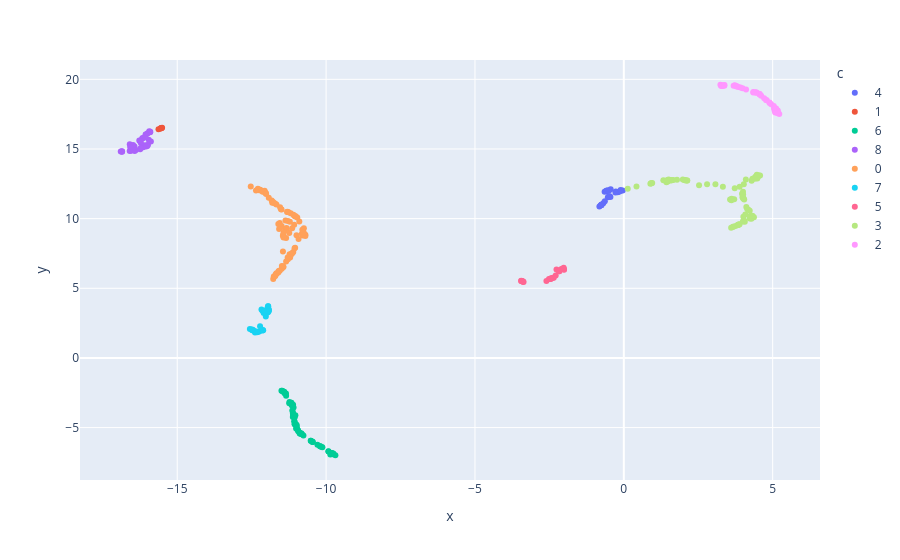

Here is the notebook cell this chart was saved with:
### Code cell
unq_rt_c = sorted(set(rt_df["pretty_formula"]))
comps = [rt_df.iloc[rt_df["pretty_formula"].to_list().index(f)]["composition"] for f in unq_rt_c]
strucs = [rt_df.iloc[rt_df["pretty_formula"].to_list().index(f)]["family"] for f in unq_rt_c]
target = [rt_df.iloc[rt_df["pretty_formula"].to_list().index(f)]["target"] for f in unq_rt_c]

# Manually assigned colour labels for publication clockwise from top left (should be commented out after single run)
# mapping_d = {0: "4", 
#              1: "1", 
#              2: "6", 
#              3: "8", 
#              4: "0",
#              5: "7", 
#              6: "5",
#              7: "3",
#              8: "2"} 

# pk.dump([int(mapping_d[x]) for x in lab], open(f"data/loco_cluster_labels.pk", "wb"))

# Do not map values if already reassigned for clockwise lanelling
lab = pk.load(open(f"data/loco_cluster_labels.pk", "rb"))


plotly_df = pd.DataFrame({"x": -X_ump[:, 0], 
                          "y": X_ump[:, 1], 
                          "comps": comps, 
                          "family": strucs, 
                          "target": target, 
                          "pretty_formula": unq_rt_c, 
                          "c": [str(x) for x in lab] }) 

px.scatter(plotly_df, 
           x="x", 
           y="y", 
           hover_data=["comps", "family", "target"], 
           color="c")

### Figure 1 — Plotly figure (JSON) as saved in the notebook; plotly's stock layout.template omitted (floating-point values rounded to 4 significant figures; data arrays with more than 128 entries replaced by an {"elided": "..."} marker saying what was removed)
{"data": [{"customdata": [["Li5.5La2.75K0.25Nb2O12 ", "Garnet", 1.06e-05], ["\"(Li2S)2(LaOI)5\"", "Glass", 6.92e-08], ["Li5La3Nb2O12", "Garnet", 8e-06], ["Li5La3Ta2O12", "Garnet", 2.91e-06], ["Li5.4La3Nb1.8Y0.75O12", "Garnet", 2.51e-05], ["Li5.5La3Nb1.75In0.25O12 ", "Garnet", 2.4e-05], ["Li6Sr0.5Ba0.5La2Ta2O12", "Garnet", 8.08e-06], ["Li6BaLa2Nb2O12 ", "Garnet", 6e-06], ["Li6BaLa2Ta2O12 ", "Garnet", 1.28e-05], ["Li6CaLa2Nb2O12", "Garnet", 1.6e-06], ["Li6CaLa2Ta2O12", "Garnet", 2.24e-06], ["Li6MgLa2Ta2O12", "Garnet", 1.92e-07], ["Li6La3ZrSbO12 ", "Garnet", 0.00026], ["Li6La3ZrTaO12 ", "Garnet", 0.00016], ["Li6La2SrNb2O12", "Garnet", 6.21e-07], ["Li6SrLa2Ta2O12", "Garnet", 1.38e-05], ["Li6La3Nb1.5Y0.5O12 ", "Garnet", 0.000188], ["Li6.25La3Zr2Ga0.25O12", "Garnet", 0.00035], ["Li6.2La3Zr1.2Sb0.8O12 ", "Garnet", 0.00045], ["Li6.2La3Zr1.2Ta0.8O12 ", "Garnet", 0.00032], ["Li6.55La3Zr2Ga0.9O12", "Garnet", 0.0013], ["Li6.4La3Zr1.4Sb0.6O12 ", "Garnet", 0.00066], ["Li6.5La3Zr1.75Te0.25O12", "Garnet", 0.000107], ["Li7La3Ta2O13", "Garnet", 2.65e-06], ["Li6.6La3Zr1.6Sb0.4O12", "Garnet", 0.00077], ["Li1.9Mg0.1TiO3.05", "Rocksalt", 1.957e-07]], "hovertemplate": "c=4<br>x=%{x}<br>y=%{y}<br>comps=%{customdata[0]}<br>family=%{customdata[1]}<br>target=%{customdata[2]}<extra></extra>", "legendgroup": "4", "marker": {"color": "#636efa", "symbol": "circle"}, "mode": "markers", "name": "4", "orientation": "v", "showlegend": true, "type": "scatter", "x": [-0.6899, -0.8199, -0.7721, -0.7629, -0.5359, -0.746, -0.5887, -0.6448, -0.441, -0.5926, -0.5413, -0.7561, -0.7528, -0.4722, -0.5722, -0.5015, -0.2695, -0.1835, -0.6378, -0.2094, -0.1234, -0.505, -0.03737, -0.2805, -0.1073, -0.45], "xaxis": "x", "y": [11.11, 10.88, 10.95, 10.97, 11.53, 11.0, 11.96, 11.93, 12.11, 12.0, 12.04, 10.98, 10.99, 11.61, 11.98, 12.0, 11.94, 11.92, 11.24, 11.89, 11.96, 11.6, 12.03, 11.87, 12.05, 11.55], "yaxis": "y"}, {"customdata": [["Li0.2Zr1.2Nb0.8(PO4)3", "NASICON", 2.38e-07], ["LiAlSb(PO4)3", "NASICON", 3.17e-08], ["LiFeSb(PO4)3", "NASICON", 1.37e-06], ["LiGe2(PO4)3", "NASICON", 1e-06], ["LiSn2(PO4)3", "NASICON", 2e-09], ["Li1.1Al0.1Ge1.9(PO4)3", "NASICON", 2.9e-06]], "hovertemplate": "c=1<br>x=%{x}<br>y=%{y}<br>comps=%{customdata[0]}<br>family=%{customdata[1]}<br>target=%{customdata[2]}<extra></extra>", "legendgroup": "1", "marker": {"color": "#EF553B", "symbol": "circle"}, "mode": "markers", "name": "1", "orientation": "v", "showlegend": true, "type": "scatter", "x": [-15.51, -15.52, -15.56, -15.55, -15.54, -15.63], "xaxis": "x", "y": [16.52, 16.51, 16.47, 16.48, 16.49, 16.41], "yaxis": "y"}, {"customdata": {"elided": "64x3 mixed values"}, "hovertemplate": "c=6<br>x=%{x}<br>y=%{y}<br>comps=%{customdata[0]}<br>family=%{customdata[1]}<br>target=%{customdata[2]}<extra></extra>", "legendgroup": "6", "marker": {"color": "#00cc96", "symbol": "circle"}, "mode": "markers", "name": "6", "orientation": "v", "showlegend": true, "type": "scatter", "x": [-11.24, -11.48, -11.16, -11.4, -9.821, -11.16, -11.11, -11.34, -11.16, -11.23, -11.47, -11.09, -11.03, -11.43, -11.5, -11.13, -11.08, -11.12, -11.11, -10.51, -11.35, -11.07, -11.4, -11.05, -11.11, -10.2, -9.925, -9.916, -9.782, -9.859, -9.688, -11.06, -9.755, -9.826, -9.779, -10.95, -10.81, -10.76, -11.05, -10.93, -10.99, -10.98, -10.96, -10.89, -10.89, -10.84, -11.01, -10.83, -10.99, -10.86, -10.46, -10.51, -10.44, -10.29, -10.21, -10.12, -9.806, -11.41, -10.47, -11.06, -11.12, -9.798, -11.11, -10.16], "xaxis": "x", "y": [-3.256, -2.354, -3.344, -2.442, -6.844, -3.402, -3.359, -2.718, -3.221, -3.169, -2.382, -3.556, -4.109, -2.43, -2.348, -3.766, -4.229, -4.235, -3.925, -5.951, -2.548, -4.546, -2.529, -4.599, -4.081, -6.341, -6.705, -6.726, -6.873, -6.934, -6.986, -4.742, -6.854, -6.837, -6.91, -5.19, -5.484, -5.573, -4.761, -5.27, -4.788, -4.972, -5.148, -5.351, -5.43, -5.403, -5.069, -5.444, -4.864, -5.434, -6.035, -5.946, -6.041, -6.227, -6.34, -6.417, -6.845, -2.426, -5.998, -4.269, -3.983, -6.843, -4.099, -6.379], "yaxis": "y"}, {"customdata": [["Li0.7Al0.3Ti1.7(PO4)3", "NASICON", 7.73e-05], ["LiCrSb(PO4)3", "NASICON", 3.57e-10], ["LiAlTa(PO4)3", "NASICON", 6.5e-07], ["Li1.2Al1.1Ta0.9(PO4)3", "NASICON", 6.5e-07], ["Li1.2Al0.2Ge1.0Ti0.8(PO4)3", "NASICON", 3e-05], ["Li1.2Al0.2Ge0.8Ti(PO4)3", "NASICON", 3e-05], ["Li0.68Ga0.68Si2.33O6", "Phenakite", 3.146e-11], ["Li1.3Al0.3Ge1.7(PO4)3", "NASICON", 3.9e-05], ["Li1.3Cr0.3Ge1.7(PO4)3", "NASICON", 3.69e-05], ["Li1.3Fe0.3Ge1.7(PO4)3", "NASICON", 3.67e-05], ["Li1.3In0.3Ge1.7(PO4)3", "NASICON", 9.22e-06], ["Li1.3Sc0.3Ge1.7(PO4)3", "NASICON", 2.98e-05], ["Li1.4Al0.4Ge1.6(PO4)3", "NASICON", 0.000177], ["Li1.4Al0.4Ge1.2Ti0.4(PO4)3", "NASICON", 0.000343], ["Li1.4Al0.4(Ge0.67Ti0.33)1.6(PO4)3", "NASICON", 0.000676], ["Li1.4Al0.4Ge1.0Ti0.6(PO4)3", "NASICON", 8e-05], ["Li1.4Al0.4Ge0.8Ti0.8(PO4)3", "NASICON", 6e-05], ["Li1.5Al0.5Ge1.5(PO4)3", "NASICON", 0.000218], ["Li1.5Ga0.5Ge1.5(PO4)3", "NASICON", 0.000117], ["Li1.5In0.5Ge1.5(PO4)3", "NASICON", 5.75e-06], ["Li1.5Sc0.5Ge1.5(PO4)3", "NASICON", 2.51e-05], ["Li2Ge7O15", "Other", 5e-16], ["Li1.6Al0.6Ge1.4(PO4)3", "NASICON", 0.00014], ["Li1.6Al0.6Ge1.0Ti0.4(PO4)3", "NASICON", 5e-05], ["Li1.6Al0.6Ge0.8Ti0.6(PO4)3", "NASICON", 0.00011], ["Li1.6Al0.6Ge0.8(PO4)3", "NASICON", 0.0007], ["Li1.7Al0.7Ge1.3(PO4)3", "NASICON", 0.00015], ["Li1.7Fe0.7Ge1.3(PO4)3", "NASICON", 2.37e-05], ["Li1.7Ga0.7Ge1.3(PO4)3", "NASICON", 2.43e-05], ["Li0.96Ga0.96Si2.04O6", "Phenakite", 2.351e-11], ["Li1.8Al0.8Ge1.0Ti0.2(PO4)3", "NASICON", 3e-05], ["Li1.8Al0.8Ge0.8Ti0.4(PO4)3", "NASICON", 7e-05], ["LiAlSi2O6", "Glass", 3.486e-09], ["\"(LiCl)0.5 (P2O5)0.5\"", "Glass", 6.83e-08], ["\"(Li2O)16.6 (SiO2)83.4\"", "Glass", 1.297e-09], ["\"(Li2S)0.3 ((P2S5)0.4 (Sb2S3)0.6)0.7\"", "Glass", 2.98e-08]], "hovertemplate": "c=8<br>x=%{x}<br>y=%{y}<br>comps=%{customdata[0]}<br>family=%{customdata[1]}<br>target=%{customdata[2]}<extra></extra>", "legendgroup": "8", "marker": {"color": "#ab63fa", "symbol": "circle"}, "mode": "markers", "name": "8", "orientation": "v", "showlegend": true, "type": "scatter", "x": [-15.96, -15.94, -15.89, -16.04, -15.98, -16.0, -16.27, -15.91, -16.02, -15.99, -15.9, -16.06, -16.06, -16.09, -16.17, -16.14, -16.25, -16.17, -16.17, -16.12, -16.22, -16.59, -16.23, -16.39, -16.43, -16.23, -16.43, -16.51, -16.48, -16.85, -16.55, -16.6, -16.9, -16.58, -16.86, -16.85], "xaxis": "x", "y": [15.67, 16.27, 15.54, 15.18, 15.31, 15.21, 15.61, 16.21, 16.1, 16.14, 16.23, 16.03, 16.04, 15.27, 15.25, 15.12, 14.98, 15.77, 15.77, 15.81, 15.07, 15.35, 15.46, 14.93, 14.86, 15.53, 15.17, 15.02, 15.28, 14.8, 14.88, 14.86, 14.82, 15.14, 14.82, 14.84], "yaxis": "y"}, {"customdata": {"elided": "93x3 mixed values"}, "hovertemplate": "c=0<br>x=%{x}<br>y=%{y}<br>comps=%{customdata[0]}<br>family=%{customdata[1]}<br>target=%{customdata[2]}<extra></extra>", "legendgroup": "0", "marker": {"color": "#FFA15A", "symbol": "circle"}, "mode": "markers", "name": "0", "orientation": "v", "showlegend": true, "type": "scatter", "x": [-12.25, -12.36, -12.06, -12.29, -12.22, -12.25, -12.26, -12.19, -12.03, -12.1, -12.03, -12.13, -12.01, -12.53, -11.71, -11.79, -11.83, -11.3, -11.67, -11.81, -11.93, -11.26, -11.76, -10.9, -11.06, -11.31, -11.5, -10.75, -10.79, -10.97, -11.03, -11.02, -11.19, -11.1, -11.52, -11.55, -10.73, -10.81, -11.18, -10.7, -11.07, -11.28, -11.04, -11.21, -11.22, -10.8, -10.7, -10.73, -11.36, -10.75, -11.14, -10.99, -10.93, -11.23, -11.1, -11.56, -11.32, -11.34, -11.43, -11.16, -11.13, -11.6, -11.35, -11.06, -11.24, -11.33, -11.44, -11.45, -11.49, -11.45, -11.21, -11.49, -11.54, -11.44, -11.29, -11.34, -11.43, -11.67, -11.78, -11.58, -11.49, -11.43, -11.28, -11.45, -11.76, -11.69, -11.6, -11.73, -11.6, -11.55, -11.71, -11.66, -11.58], "xaxis": "x", "y": [12.05, 12.03, 12.0, 12.14, 12.06, 12.08, 12.08, 12.02, 11.86, 11.95, 11.83, 11.93, 11.76, 12.3, 11.09, 11.21, 11.3, 10.49, 11.02, 11.14, 11.5, 10.47, 11.15, 9.8, 10.2, 10.48, 10.65, 9.305, 8.786, 10.08, 10.16, 10.17, 10.39, 10.28, 10.67, 10.82, 8.824, 8.913, 7.433, 8.85, 9.554, 9.83, 7.917, 7.4, 9.773, 9.209, 8.751, 8.838, 9.862, 9.013, 9.309, 8.815, 8.545, 7.438, 7.6, 9.696, 9.175, 6.921, 6.519, 7.478, 7.535, 9.619, 9.275, 7.866, 8.961, 9.328, 6.55, 6.591, 9.463, 8.777, 7.212, 6.411, 9.336, 8.85, 7.206, 8.608, 8.98, 6.077, 5.673, 9.253, 6.606, 8.649, 7.077, 7.643, 5.842, 6.006, 6.226, 5.872, 6.13, 6.283, 5.874, 6.035, 6.243], "yaxis": "y"}, {"customdata": [["(YPO4)0.9(Li3PO4)0.1", "Zircon", 4.641e-07], ["(YPO4)0.8(Li3PO4)0.2", "Zircon", 1.409e-05], ["Li0.83Mg0.83In0.17PO4", "Olivine", 1.41e-09], ["Li0.85Mg0.85In0.15PO4", "Olivine", 1.26e-09], ["Li0.9Mg0.9In0.1PO4", "Olivine", 5.01e-10], ["(YPO4)0.7(Li3PO4)0.3", "Zircon", 6.569e-09], ["Li0.95Mg0.95In0.05PO4", "Olivine", 1.12e-10], ["\"(AgI)0.5(LiPO3)0.5\"", "Glass", 4.1e-08], ["LiFePO4 ", "Olivine", 1.1e-09], ["LiGaSiO4", "Phenakite", 1.083e-11], ["LiMgPO4", "Olivine", 6.31e-12], ["Li2.9Sc1.9Zr0.1(PO4)3", "NASICON", 7.479e-05], ["Li3Fe2P3O12", "Glass-Ceramic", 1.112e-08], ["Li3Al0.4Sc1.6(PO4)3", "NASICON", 1.28e-05], ["Li3Sc2P3O12", "NASICON", 1e-10], ["LiAlH4", "Other", 2e-09], ["LiBH4", "Other", 9.89e-08], ["Li4B7O12Cl", "Other", 1e-07], ["\"(Li2S)0.4 ((P2S5)0.4 (Sb2S3)0.6)0.6\"", "Glass", 1.6e-07], ["\"(Li2S)0.3 ((Ga2S3)0.1 (GeS2)0.9)0.7\"", "Glass", 1.89e-06], ["\"(Li2O)50 (Al2O5)5 (P2O5)45\"", "Glass", 1.15e-08], ["\"(Li2O)50 (P2O5)50\"", "Glass", 1.32e-09], ["\"(Li2O)50 (Al2O3)2 (P2O5)48\"", "Glass", 3.16e-09], ["\"(Li2O)50 (Al2O3)3 (P2O5)47\"", "Glass", 5.75e-09], ["\"(Li2O)50 (Al2O3)4 (P2O5)46\"", "Glass", 9.12e-09], ["LiP0.9I0.1O2.7", "Glass", 0.000398], ["Li4BN3H10", "Other", 0.0002], ["\"(Li2S)0.5 ((P2S5)0.4 (Sb2S3)0.6)0.5\"", "Glass", 2.26e-07]], "hovertemplate": "c=7<br>x=%{x}<br>y=%{y}<br>comps=%{customdata[0]}<br>family=%{customdata[1]}<br>target=%{customdata[2]}<extra></extra>", "legendgroup": "7", "marker": {"color": "#19d3f3", "symbol": "circle"}, "mode": "markers", "name": "7", "orientation": "v", "showlegend": true, "type": "scatter", "x": [-11.99, -12.24, -11.95, -11.94, -11.98, -12.56, -11.92, -12.02, -11.95, -11.92, -11.99, -12.11, -11.95, -12.14, -12.13, -12.14, -12.17, -12.1, -12.06, -12.48, -12.31, -12.31, -12.39, -12.32, -12.4, -12.46, -12.22, -12.5], "xaxis": "x", "y": [3.261, 1.897, 3.713, 3.705, 3.506, 2.074, 3.463, 2.966, 3.273, 3.366, 3.245, 1.983, 3.347, 1.974, 2.006, 3.384, 3.477, 3.219, 3.356, 1.982, 1.856, 1.873, 1.832, 1.852, 1.933, 2.029, 2.282, 2.034], "yaxis": "y"}, {"customdata": [["LiBa2Ti2NbO9", "Perovskite", 1e-07], ["LiSr2Ti2NbO9", "Perovskite", 1e-06], ["LiSr2Ti2TaO9", "Perovskite", 3.2e-05], ["LiCaTiNbO6", "Perovskite", 6.068e-07], ["Li0.5Sr0.5Cr0.25Ta0.75O3", "Perovskite", 6.31e-05], ["LiSrTiNbO6", "Perovskite", 1e-06], ["LiSrTiTaO6", "Perovskite", 0.00055], ["Li4Nd3TeSbO12", "Garnet", 8.7e-09], ["(YPO4)0.5(Li3PO4)0.5", "Zircon", 6.679e-11], ["Li5La3Bi2O12", "Garnet", 2e-05], ["Li5La3Sb2O12", "Garnet", 2.062e-06], ["Li5Nd3Sb2O12", "Garnet", 5.581e-07], ["Li5PS4(BH4)2", "Argyrodite", 0.00796], ["\"(Li2S)0.4 ((Ga2S3)0.1 (GeS2)0.9)0.6\"", "Glass", 2.87e-06], ["\"(LiI)0.3 ((Li2S)0.3 ((Ga2S3)0.1 (GeS2)0.9)0.7)0.7\"", "Glass", 0.000291], ["\"(Li2S)50 (P2S5)17 (LiBH4)33\"", "Glass", 0.00143], ["\"(Li2O)50((SeO2)0.5 (B2O3)0.5)50\"", "Glass", 7.54e-07], ["\"(LiCl)0.25 ((Li2O)0.6 (P2O5)0.4)0.75\"", "Glass", 2.45e-06], ["\"(Li2O)50 (LiF)20 (P2O5)30\"", "Glass", 4.4e-07], ["Li7Ge3PS12", "Thio-LISICON", 0.00011], ["\"(Li2S)0.5 ((Ga2S3)0.1 (GeS2)0.9)0.5\"", "Glass", 6.7e-05], ["Li7P3S11", "Thio-LISICON", 0.0032], ["Li4P2S6", "Glass", 2.57e-07], ["Li2SiS3", "Thio-LISICON", 2e-06], ["Li2SnS3", "Rocksalt", 1.36e-05]], "hovertemplate": "c=5<br>x=%{x}<br>y=%{y}<br>comps=%{customdata[0]}<br>family=%{customdata[1]}<br>target=%{customdata[2]}<extra></extra>", "legendgroup": "5", "marker": {"color": "#FF6692", "symbol": "circle"}, "mode": "markers", "name": "5", "orientation": "v", "showlegend": true, "type": "scatter", "x": [-3.368, -3.45, -3.416, -3.445, -3.382, -3.402, -3.409, -2.515, -2.464, -2.178, -2.261, -2.169, -2.6, -2.354, -2.471, -2.435, -2.443, -2.381, -2.289, -2.161, -2.061, -2.008, -2.012, -2.096, -2.02], "xaxis": "x", "y": [5.455, 5.531, 5.507, 5.546, 5.478, 5.489, 5.503, 5.666, 5.667, 6.227, 6.341, 6.275, 5.515, 5.761, 5.668, 5.694, 5.718, 5.759, 5.91, 6.216, 6.393, 6.322, 6.369, 6.379, 6.469], "yaxis": "y"}, {"customdata": {"elided": "81x3 mixed values"}, "hovertemplate": "c=3<br>x=%{x}<br>y=%{y}<br>comps=%{customdata[0]}<br>family=%{customdata[1]}<br>target=%{customdata[2]}<extra></extra>", "legendgroup": "3", "marker": {"color": "#B6E880", "symbol": "circle"}, "mode": "markers", "name": "3", "orientation": "v", "showlegend": true, "type": "scatter", "x": [1.431, 0.1317, 0.4252, 0.9206, 0.9537, 0.8924, 0.9195, 1.981, 1.328, 1.448, 1.505, 1.572, 1.599, 1.615, 1.661, 1.477, 4.577, 1.483, 1.786, 2.031, 2.055, 2.077, 2.127, 4.099, 2.131, 3.077, 3.605, 3.669, 3.681, 3.753, 3.832, 4.043, 2.527, 2.796, 3.857, 3.837, 3.888, 3.866, 3.327, 3.998, 4.064, 3.568, 3.708, 4.239, 4.273, 4.315, 3.621, 4.015, 4.08, 4.286, 4.371, 4.326, 4.148, 4.271, 4.252, 4.229, 4.231, 3.726, 4.116, 4.186, 3.891, 4.044, 4.021, 3.985, 4.031, 3.615, 4.009, 4.008, 4.54, 3.97, 4.003, 4.292, 4.408, 4.488, 4.4, 4.483, 4.52, 4.409, 4.44, 4.469, 4.32], "xaxis": "x", "y": [12.6, 12.14, 12.3, 12.55, 12.55, 12.51, 12.55, 12.81, 12.75, 12.75, 12.81, 12.75, 12.77, 12.76, 12.77, 12.67, 13.1, 12.75, 12.79, 12.77, 12.78, 12.74, 12.74, 12.82, 12.73, 12.48, 9.354, 9.409, 9.415, 9.478, 9.556, 9.866, 12.41, 12.47, 9.568, 9.544, 9.606, 9.585, 12.29, 9.801, 9.781, 11.38, 11.4, 10.12, 10.18, 10.2, 11.43, 10.14, 10.29, 9.987, 10.1, 10.19, 10.67, 10.23, 10.1, 10.57, 10.02, 12.18, 10.83, 10.64, 12.28, 11.38, 11.47, 11.54, 12.46, 11.33, 11.44, 11.73, 13.1, 11.79, 11.93, 12.72, 12.91, 12.94, 12.86, 12.89, 13.08, 12.98, 13.04, 13.14, 12.86], "yaxis": "y"}, {"customdata": {"elided": "44x3 mixed values"}, "hovertemplate": "c=2<br>x=%{x}<br>y=%{y}<br>comps=%{customdata[0]}<br>family=%{customdata[1]}<br>target=%{customdata[2]}<extra></extra>", "legendgroup": "2", "marker": {"color": "#FF97FF", "symbol": "circle"}, "mode": "markers", "name": "2", "orientation": "v", "showlegend": true, "type": "scatter", "x": [5.171, 5.161, 5.221, 5.161, 5.086, 5.18, 5.168, 5.059, 5.076, 5.046, 5.116, 5.067, 3.728, 5.035, 4.55, 4.44, 4.563, 4.57, 4.456, 4.951, 4.898, 4.893, 4.802, 4.776, 4.425, 4.714, 4.614, 4.352, 4.349, 3.989, 3.786, 3.847, 3.918, 3.784, 4.106, 3.689, 3.245, 3.314, 3.267, 3.284, 3.311, 3.352, 3.381, 3.374], "xaxis": "x", "y": [17.77, 17.71, 17.51, 17.6, 17.62, 17.59, 17.59, 17.82, 17.71, 17.95, 17.92, 17.94, 19.57, 18.08, 18.96, 19.05, 18.92, 18.93, 19.05, 18.21, 18.3, 18.33, 18.49, 18.52, 19.06, 18.64, 18.82, 19.1, 19.06, 19.37, 19.52, 19.46, 19.41, 19.48, 19.27, 19.54, 19.61, 19.54, 19.54, 19.53, 19.55, 19.57, 19.59, 19.55], "yaxis": "y"}], "layout": {"legend": {"title": {"text": "c"}, "tracegroupgap": 0}, "margin": {"t": 60}, "xaxis": {"anchor": "y", "domain": [0, 1], "title": {"text": "x"}}, "yaxis": {"anchor": "x", "domain": [0, 1], "title": {"text": "y"}}}}
